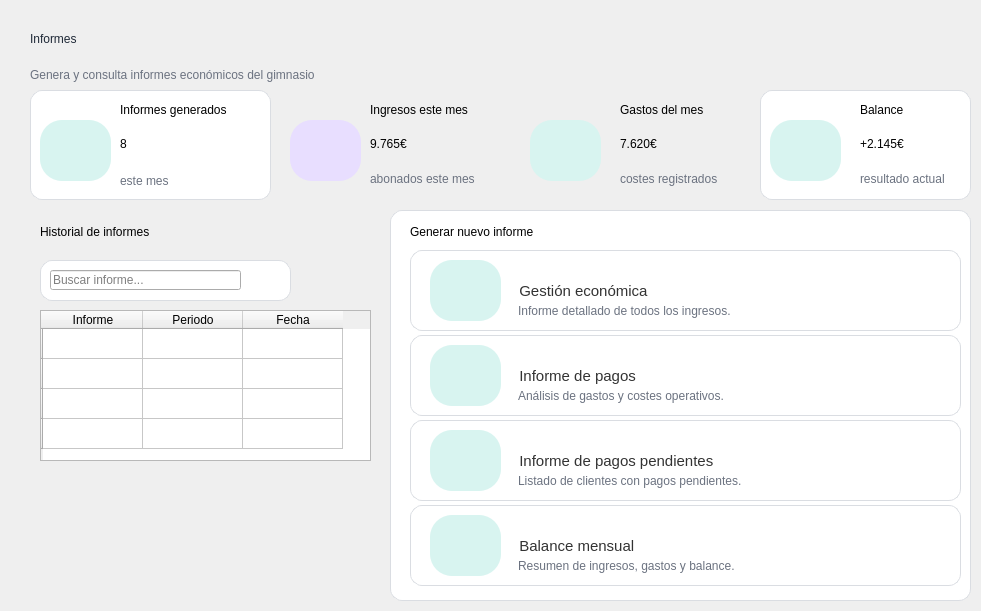
   <widget class="QFrame" name="frameContenido">
    <property name="geometry">
     <rect>
      <x>220</x>
      <y>90</y>
      <width>981</width>
      <height>611</height>
     </rect>
    </property>
    <property name="frameShape">
     <enum>QFrame::NoFrame</enum>
    </property>
    <widget class="QLabel" name="lblBienvenida">
     <property name="geometry">
      <rect>
       <x>30</x>
       <y>22</y>
       <width>300</width>
       <height>34</height>
      </rect>
     </property>
     <property name="styleSheet">
      <string notr="true">font:bold 20pt &quot;Segoe UI&quot;; color:#1F2937;</string>
     </property>
     <property name="text">
      <string>Informes</string>
     </property>
    </widget>
    <widget class="QLabel" name="lblResumen">
     <property name="geometry">
      <rect>
       <x>30</x>
       <y>65</y>
       <width>470</width>
       <height>20</height>
      </rect>
     </property>
     <property name="styleSheet">
      <string notr="true">font:9pt &quot;Segoe UI&quot;; color:#6B7280;</string>
     </property>
     <property name="text">
      <string>Genera y consulta informes económicos del gimnasio</string>
     </property>
    </widget>
    <widget class="QFrame" name="card3">
     <property name="geometry">
      <rect>
       <x>280</x>
       <y>90</y>
       <width>231</width>
       <height>110</height>
      </rect>
     </property>
     <widget class="QLabel" name="lblIconCal">
      <property name="geometry">
       <rect>
        <x>10</x>
        <y>30</y>
        <width>71</width>
        <height>61</height>
       </rect>
      </property>
      <property name="styleSheet">
       <string notr="true">background-color:#E8DEFF; border-radius:22px; font:17pt &quot;Segoe UI Emoji&quot;;</string>
      </property>
      <property name="text">
       <string/>
      </property>
     </widget>
     <widget class="QLabel" name="lblTituloasistencia">
      <property name="geometry">
       <rect>
        <x>90</x>
        <y>10</y>
        <width>131</width>
        <height>20</height>
       </rect>
      </property>
      <property name="styleSheet">
       <string notr="true">font:bold 11pt &quot;Segoe UI&quot;;</string>
      </property>
      <property name="text">
       <string>Ingresos este mes</string>
      </property>
     </widget>
     <widget class="QLabel" name="labelNumAsistencias">
      <property name="geometry">
       <rect>
        <x>90</x>
        <y>40</y>
        <width>131</width>
        <height>28</height>
       </rect>
      </property>
      <property name="styleSheet">
       <string notr="true">font:bold 20pt &quot;Segoe UI&quot;;color: rgb(0, 0, 0)</string>
      </property>
      <property name="text">
       <string>9.765€</string>
      </property>
     </widget>
     <widget class="QLabel" name="lblSubAs_2">
      <property name="geometry">
       <rect>
        <x>90</x>
        <y>80</y>
        <width>111</width>
        <height>18</height>
       </rect>
      </property>
      <property name="styleSheet">
       <string notr="true">color:#6B7280; font:9pt &quot;Segoe UI&quot;;</string>
      </property>
      <property name="text">
       <string>abonados este mes</string>
      </property>
     </widget>
     <widget class="QLabel" name="label_19">
      <property name="geometry">
       <rect>
        <x>25</x>
        <y>40</y>
        <width>41</width>
        <height>41</height>
       </rect>
      </property>
      <property name="text">
       <string/>
      </property>
      <property name="pixmap">
       <pixmap>./src/vista/imagenes/caja-registradora.png</pixmap>
      </property>
      <property name="scaledContents">
       <bool>true</bool>
      </property>
     </widget>
    </widget>
    <widget class="QFrame" name="card4">
     <property name="geometry">
      <rect>
       <x>520</x>
       <y>90</y>
       <width>231</width>
       <height>110</height>
      </rect>
     </property>
     <widget class="QLabel" name="lblIconAs">
      <property name="geometry">
       <rect>
        <x>10</x>
        <y>30</y>
        <width>71</width>
        <height>61</height>
       </rect>
      </property>
      <property name="styleSheet">
       <string notr="true">background-color:#D8F4F0; color:#18B7A5; border-radius:22px; font:bold 20pt &quot;Segoe UI&quot;;</string>
      </property>
      <property name="text">
       <string/>
      </property>
     </widget>
     <widget class="QLabel" name="lblTituloocupacion">
      <property name="geometry">
       <rect>
        <x>100</x>
        <y>10</y>
        <width>151</width>
        <height>20</height>
       </rect>
      </property>
      <property name="styleSheet">
       <string notr="true">font:bold 11pt &quot;Segoe UI&quot;;</string>
      </property>
      <property name="text">
       <string>Gastos del mes</string>
      </property>
     </widget>
     <widget class="QLabel" name="lblPorcentajeOcupacion">
      <property name="geometry">
       <rect>
        <x>100</x>
        <y>40</y>
        <width>111</width>
        <height>28</height>
       </rect>
      </property>
      <property name="styleSheet">
       <string notr="true">font:bold 20pt &quot;Segoe UI&quot;; color:black;</string>
      </property>
      <property name="text">
       <string>7.620€</string>
      </property>
     </widget>
     <widget class="QLabel" name="lblSubAs">
      <property name="geometry">
       <rect>
        <x>100</x>
        <y>80</y>
        <width>131</width>
        <height>18</height>
       </rect>
      </property>
      <property name="styleSheet">
       <string notr="true">color:#6B7280; font:9pt &quot;Segoe UI&quot;;</string>
      </property>
      <property name="text">
       <string>costes registrados</string>
      </property>
     </widget>
     <widget class="QLabel" name="label_7">
      <property name="geometry">
       <rect>
        <x>25</x>
        <y>40</y>
        <width>41</width>
        <height>41</height>
       </rect>
      </property>
      <property name="text">
       <string/>
      </property>
      <property name="pixmap">
       <pixmap>../imagenes/euro.png</pixmap>
      </property>
      <property name="scaledContents">
       <bool>true</bool>
      </property>
     </widget>
    </widget>
    <widget class="QFrame" name="cardTabla">
     <property name="geometry">
      <rect>
       <x>30</x>
       <y>210</y>
       <width>351</width>
       <height>271</height>
      </rect>
     </property>
     <widget class="QLabel" name="lblTituloTabla">
      <property name="geometry">
       <rect>
        <x>10</x>
        <y>10</y>
        <width>301</width>
        <height>24</height>
       </rect>
      </property>
      <property name="styleSheet">
       <string notr="true">font:bold 15pt &quot;Segoe UI&quot;;</string>
      </property>
      <property name="text">
       <string>Historial de informes</string>
      </property>
     </widget>
     <widget class="QTableWidget" name="tableWidget_2">
      <property name="geometry">
       <rect>
        <x>10</x>
        <y>100</y>
        <width>331</width>
        <height>151</height>
       </rect>
      </property>
      <row>
       <property name="text">
        <string/>
       </property>
      </row>
      <row>
       <property name="text">
        <string/>
       </property>
      </row>
      <row>
       <property name="text">
        <string/>
       </property>
      </row>
      <row>
       <property name="text">
        <string/>
       </property>
      </row>
      <column>
       <property name="text">
        <string>Informe</string>
       </property>
      </column>
      <column>
       <property name="text">
        <string>Periodo</string>
       </property>
      </column>
      <column>
       <property name="text">
        <string>Fecha</string>
       </property>
      </column>
     </widget>
     <widget class="QFrame" name="card1_4">
      <property name="geometry">
       <rect>
        <x>10</x>
        <y>50</y>
        <width>251</width>
        <height>41</height>
       </rect>
      </property>
      <property name="styleSheet">
       <string notr="true">#card1_4{
    background-color: #FFFFFF;
    border: 1px solid #DADDE2;
    border-radius: 12px;
}</string>
      </property>
      <widget class="QLineEdit" name="lineEdit_2">
       <property name="geometry">
        <rect>
         <x>10</x>
         <y>10</y>
         <width>191</width>
         <height>20</height>
        </rect>
       </property>
       <property name="text">
        <string/>
       </property>
       <property name="placeholderText">
        <string>Buscar informe...</string>
       </property>
      </widget>
      <widget class="QLabel" name="label_16">
       <property name="geometry">
        <rect>
         <x>220</x>
         <y>10</y>
         <width>21</width>
         <height>21</height>
        </rect>
       </property>
       <property name="text">
        <string/>
       </property>
       <property name="pixmap">
        <pixmap>../imagenes/lupa.png</pixmap>
       </property>
       <property name="scaledContents">
        <bool>true</bool>
       </property>
      </widget>
     </widget>
    </widget>
    <widget class="QFrame" name="card2_2">
     <property name="geometry">
      <rect>
       <x>30</x>
       <y>90</y>
       <width>241</width>
       <height>110</height>
      </rect>
     </property>
     <property name="styleSheet">
      <string notr="true">#card2_2 {
    background-color: #FFFFFF;
    border: 1px solid #DADDE2;
    border-radius: 12px;
}</string>
     </property>
     <widget class="QLabel" name="lblTituloproxclase_2">
      <property name="geometry">
       <rect>
        <x>90</x>
        <y>10</y>
        <width>151</width>
        <height>20</height>
       </rect>
      </property>
      <property name="styleSheet">
       <string notr="true">font:bold 11pt &quot;Segoe UI&quot;;</string>
      </property>
      <property name="text">
       <string>Informes generados</string>
      </property>
     </widget>
     <widget class="QLabel" name="labelNumClases">
      <property name="geometry">
       <rect>
        <x>90</x>
        <y>40</y>
        <width>95</width>
        <height>28</height>
       </rect>
      </property>
      <property name="styleSheet">
       <string notr="true">font:bold 20pt &quot;Segoe UI&quot;;color: rgb(0, 0, 0)</string>
      </property>
      <property name="text">
       <string>8</string>
      </property>
     </widget>
     <widget class="QLabel" name="labelHora_2">
      <property name="geometry">
       <rect>
        <x>90</x>
        <y>80</y>
        <width>131</width>
        <height>21</height>
       </rect>
      </property>
      <property name="styleSheet">
       <string notr="true">color:#6B7280; font:9pt &quot;Segoe UI&quot;;</string>
      </property>
      <property name="text">
       <string>este mes</string>
      </property>
     </widget>
     <widget class="QLabel" name="lblIconAs_2">
      <property name="geometry">
       <rect>
        <x>10</x>
        <y>30</y>
        <width>71</width>
        <height>61</height>
       </rect>
      </property>
      <property name="styleSheet">
       <string notr="true">background-color:#D8F4F0; color:#18B7A5; border-radius:22px; font:bold 20pt &quot;Segoe UI&quot;;</string>
      </property>
      <property name="text">
       <string/>
      </property>
     </widget>
     <widget class="QLabel" name="label_9">
      <property name="geometry">
       <rect>
        <x>28</x>
        <y>40</y>
        <width>41</width>
        <height>41</height>
       </rect>
      </property>
      <property name="text">
       <string/>
      </property>
      <property name="pixmap">
       <pixmap>../imagenes/plan-de-accion.png</pixmap>
      </property>
      <property name="scaledContents">
       <bool>true</bool>
      </property>
     </widget>
    </widget>
    <widget class="QLabel" name="label_17">
     <property name="geometry">
      <rect>
       <x>280</x>
       <y>480</y>
       <width>47</width>
       <height>13</height>
      </rect>
     </property>
     <property name="text">
      <string/>
     </property>
    </widget>
    <widget class="QLabel" name="label_18">
     <property name="geometry">
      <rect>
       <x>-160</x>
       <y>0</y>
       <width>1391</width>
       <height>621</height>
      </rect>
     </property>
     <property name="styleSheet">
      <string notr="true">image:url(./src/vista/imagenes/reborde_ola.png)</string>
     </property>
     <property name="text">
      <string/>
     </property>
    </widget>
    <widget class="QFrame" name="card2_3">
     <property name="geometry">
      <rect>
       <x>390</x>
       <y>210</y>
       <width>581</width>
       <height>391</height>
      </rect>
     </property>
     <property name="styleSheet">
      <string notr="true">#card2_3 {
    background-color: #FFFFFF;
    border: 1px solid #DADDE2;
    border-radius: 12px;
}</string>
     </property>
     <widget class="QLabel" name="lblTituloTabla_2">
      <property name="geometry">
       <rect>
        <x>20</x>
        <y>10</y>
        <width>301</width>
        <height>24</height>
       </rect>
      </property>
      <property name="styleSheet">
       <string notr="true">font:bold 15pt &quot;Segoe UI&quot;;</string>
      </property>
      <property name="text">
       <string>Generar nuevo informe</string>
      </property>
     </widget>
     <widget class="QFrame" name="card2_4">
      <property name="geometry">
       <rect>
        <x>20</x>
        <y>40</y>
        <width>551</width>
        <height>81</height>
       </rect>
      </property>
      <property name="styleSheet">
       <string notr="true">#card2_4 {
    background-color: #FFFFFF;
    border: 1px solid #DADDE2;
    border-radius: 12px;
}</string>
      </property>
      <widget class="QLabel" name="label_13">
       <property name="geometry">
        <rect>
         <x>40</x>
         <y>20</y>
         <width>41</width>
         <height>41</height>
        </rect>
       </property>
       <property name="text">
        <string/>
       </property>
       <property name="pixmap">
        <pixmap>../imagenes/plan-de-accion.png</pixmap>
       </property>
       <property name="scaledContents">
        <bool>true</bool>
       </property>
      </widget>
      <widget class="QPushButton" name="btnOcupacion_2">
       <property name="geometry">
        <rect>
         <x>10</x>
         <y>10</y>
         <width>531</width>
         <height>61</height>
        </rect>
       </property>
       <property name="font">
        <font>
         <family>Segoe UI</family>
         <pointsize>11</pointsize>
        </font>
       </property>
       <property name="styleSheet">
        <string notr="true">QPushButton {
    background-color: transparent;
    border: none;
    border-radius: 8px;
    padding: 8px 12px;
    text-align: left;
    color: #333333;
}

QPushButton:hover {
    background-color: #E8F8F5;
}

QPushButton:checked {
    background-color: #DDF7F3;
    color: #333333;
    font-weight: bold;
}</string>
       </property>
       <property name="text">
        <string>                     Gestión económica</string>
       </property>
       <property name="flat">
        <bool>true</bool>
       </property>
      </widget>
      <widget class="QLabel" name="lblIconAs_3">
       <property name="geometry">
        <rect>
         <x>20</x>
         <y>10</y>
         <width>71</width>
         <height>61</height>
        </rect>
       </property>
       <property name="styleSheet">
        <string notr="true">background-color:#D8F4F0; color:#18B7A5; border-radius:22px; font:bold 20pt &quot;Segoe UI&quot;;</string>
       </property>
       <property name="text">
        <string/>
       </property>
      </widget>
      <widget class="QLabel" name="labelHora_3">
       <property name="geometry">
        <rect>
         <x>108</x>
         <y>50</y>
         <width>321</width>
         <height>21</height>
        </rect>
       </property>
       <property name="styleSheet">
        <string notr="true">color:#6B7280; font:9pt &quot;Segoe UI&quot;;</string>
       </property>
       <property name="text">
        <string>Informe detallado de todos los ingresos.</string>
       </property>
      </widget>
      <zorder>btnOcupacion_2</zorder>
      <zorder>lblIconAs_3</zorder>
      <zorder>label_13</zorder>
      <zorder>labelHora_3</zorder>
     </widget>
     <widget class="QFrame" name="card2_5">
      <property name="geometry">
       <rect>
        <x>20</x>
        <y>125</y>
        <width>551</width>
        <height>81</height>
       </rect>
      </property>
      <property name="styleSheet">
       <string notr="true">#card2_5 {
    background-color: #FFFFFF;
    border: 1px solid #DADDE2;
    border-radius: 12px;
}</string>
      </property>
      <widget class="QLabel" name="label_15">
       <property name="geometry">
        <rect>
         <x>40</x>
         <y>20</y>
         <width>41</width>
         <height>41</height>
        </rect>
       </property>
       <property name="text">
        <string/>
       </property>
       <property name="pixmap">
        <pixmap>../imagenes/plan-de-accion.png</pixmap>
       </property>
       <property name="scaledContents">
        <bool>true</bool>
       </property>
      </widget>
      <widget class="QPushButton" name="btnOcupacion_3">
       <property name="geometry">
        <rect>
         <x>10</x>
         <y>10</y>
         <width>531</width>
         <height>61</height>
        </rect>
       </property>
       <property name="font">
        <font>
         <family>Segoe UI</family>
         <pointsize>11</pointsize>
        </font>
       </property>
       <property name="styleSheet">
        <string notr="true">QPushButton {
    background-color: transparent;
    border: none;
    border-radius: 8px;
    padding: 8px 12px;
    text-align: left;
    color: #333333;
}

QPushButton:hover {
    background-color: #E8F8F5;
}

QPushButton:checked {
    background-color: #DDF7F3;
    color: #333333;
    font-weight: bold;
}</string>
       </property>
       <property name="text">
        <string>                     Informe de pagos</string>
       </property>
       <property name="flat">
        <bool>true</bool>
       </property>
      </widget>
      <widget class="QLabel" name="lblIconAs_4">
       <property name="geometry">
        <rect>
         <x>20</x>
         <y>10</y>
         <width>71</width>
         <height>61</height>
        </rect>
       </property>
       <property name="styleSheet">
        <string notr="true">background-color:#D8F4F0; color:#18B7A5; border-radius:22px; font:bold 20pt &quot;Segoe UI&quot;;</string>
       </property>
       <property name="text">
        <string/>
       </property>
      </widget>
      <widget class="QLabel" name="labelHora_4">
       <property name="geometry">
        <rect>
         <x>108</x>
         <y>50</y>
         <width>321</width>
         <height>21</height>
        </rect>
       </property>
       <property name="styleSheet">
        <string notr="true">color:#6B7280; font:9pt &quot;Segoe UI&quot;;</string>
       </property>
       <property name="text">
        <string>Análisis de gastos y costes operativos.</string>
       </property>
      </widget>
      <widget class="QLabel" name="label_20">
       <property name="geometry">
        <rect>
         <x>35</x>
         <y>20</y>
         <width>41</width>
         <height>41</height>
        </rect>
       </property>
       <property name="text">
        <string/>
       </property>
       <property name="pixmap">
        <pixmap>../imagenes/grafico.png</pixmap>
       </property>
       <property name="scaledContents">
        <bool>true</bool>
       </property>
      </widget>
     </widget>
     <widget class="QFrame" name="card2_7">
      <property name="geometry">
       <rect>
        <x>20</x>
        <y>210</y>
        <width>551</width>
        <height>81</height>
       </rect>
      </property>
      <property name="styleSheet">
       <string notr="true">#card2_7 {
    background-color: #FFFFFF;
    border: 1px solid #DADDE2;
    border-radius: 12px;
}</string>
      </property>
      <widget class="QLabel" name="label_23">
       <property name="geometry">
        <rect>
         <x>40</x>
         <y>20</y>
         <width>41</width>
         <height>41</height>
        </rect>
       </property>
       <property name="text">
        <string/>
       </property>
       <property name="pixmap">
        <pixmap>../imagenes/plan-de-accion.png</pixmap>
       </property>
       <property name="scaledContents">
        <bool>true</bool>
       </property>
      </widget>
      <widget class="QPushButton" name="btnOcupacion_5">
       <property name="geometry">
        <rect>
         <x>10</x>
         <y>10</y>
         <width>531</width>
         <height>61</height>
        </rect>
       </property>
       <property name="font">
        <font>
         <family>Segoe UI</family>
         <pointsize>11</pointsize>
        </font>
       </property>
       <property name="styleSheet">
        <string notr="true">QPushButton {
    background-color: transparent;
    border: none;
    border-radius: 8px;
    padding: 8px 12px;
    text-align: left;
    color: #333333;
}

QPushButton:hover {
    background-color: #E8F8F5;
}

QPushButton:checked {
    background-color: #DDF7F3;
    color: #333333;
    font-weight: bold;
}</string>
       </property>
       <property name="text">
        <string>                     Informe de pagos pendientes</string>
       </property>
       <property name="flat">
        <bool>true</bool>
       </property>
      </widget>
      <widget class="QLabel" name="lblIconAs_7">
       <property name="geometry">
        <rect>
         <x>20</x>
         <y>10</y>
         <width>71</width>
         <height>61</height>
        </rect>
       </property>
       <property name="styleSheet">
        <string notr="true">background-color:#D8F4F0; color:#18B7A5; border-radius:22px; font:bold 20pt &quot;Segoe UI&quot;;</string>
       </property>
       <property name="text">
        <string/>
       </property>
      </widget>
      <widget class="QLabel" name="labelHora_6">
       <property name="geometry">
        <rect>
         <x>108</x>
         <y>50</y>
         <width>321</width>
         <height>21</height>
        </rect>
       </property>
       <property name="styleSheet">
        <string notr="true">color:#6B7280; font:9pt &quot;Segoe UI&quot;;</string>
       </property>
       <property name="text">
        <string>Listado de clientes con pagos pendientes.</string>
       </property>
      </widget>
      <widget class="QLabel" name="label_21">
       <property name="geometry">
        <rect>
         <x>35</x>
         <y>20</y>
         <width>41</width>
         <height>41</height>
        </rect>
       </property>
       <property name="text">
        <string/>
       </property>
       <property name="pixmap">
        <pixmap>../imagenes/informe-de-negocio.png</pixmap>
       </property>
       <property name="scaledContents">
        <bool>true</bool>
       </property>
      </widget>
     </widget>
     <widget class="QFrame" name="card2_8">
      <property name="geometry">
       <rect>
        <x>20</x>
        <y>295</y>
        <width>551</width>
        <height>81</height>
       </rect>
      </property>
      <property name="styleSheet">
       <string notr="true">#card2_8 {
    background-color: #FFFFFF;
    border: 1px solid #DADDE2;
    border-radius: 12px;
}</string>
      </property>
      <widget class="QLabel" name="label_24">
       <property name="geometry">
        <rect>
         <x>40</x>
         <y>20</y>
         <width>41</width>
         <height>41</height>
        </rect>
       </property>
       <property name="text">
        <string/>
       </property>
       <property name="pixmap">
        <pixmap>../imagenes/plan-de-accion.png</pixmap>
       </property>
       <property name="scaledContents">
        <bool>true</bool>
       </property>
      </widget>
      <widget class="QPushButton" name="btnOcupacion_6">
       <property name="geometry">
        <rect>
         <x>10</x>
         <y>10</y>
         <width>531</width>
         <height>61</height>
        </rect>
       </property>
       <property name="font">
        <font>
         <family>Segoe UI</family>
         <pointsize>11</pointsize>
        </font>
       </property>
       <property name="styleSheet">
        <string notr="true">QPushButton {
    background-color: transparent;
    border: none;
    border-radius: 8px;
    padding: 8px 12px;
    text-align: left;
    color: #333333;
}

QPushButton:hover {
    background-color: #E8F8F5;
}

QPushButton:checked {
    background-color: #DDF7F3;
    color: #333333;
    font-weight: bold;
}</string>
       </property>
       <property name="text">
        <string>                     Balance mensual</string>
       </property>
       <property name="flat">
        <bool>true</bool>
       </property>
      </widget>
      <widget class="QLabel" name="lblIconAs_8">
       <property name="geometry">
        <rect>
         <x>20</x>
         <y>10</y>
         <width>71</width>
         <height>61</height>
        </rect>
       </property>
       <property name="styleSheet">
        <string notr="true">background-color:#D8F4F0; color:#18B7A5; border-radius:22px; font:bold 20pt &quot;Segoe UI&quot;;</string>
       </property>
       <property name="text">
        <string/>
       </property>
      </widget>
      <widget class="QLabel" name="labelHora_7">
       <property name="geometry">
        <rect>
         <x>108</x>
         <y>50</y>
         <width>321</width>
         <height>21</height>
        </rect>
       </property>
       <property name="styleSheet">
        <string notr="true">color:#6B7280; font:9pt &quot;Segoe UI&quot;;</string>
       </property>
       <property name="text">
        <string>Resumen de ingresos, gastos y balance.</string>
       </property>
      </widget>
      <widget class="QLabel" name="label_22">
       <property name="geometry">
        <rect>
         <x>35</x>
         <y>20</y>
         <width>41</width>
         <height>41</height>
        </rect>
       </property>
       <property name="text">
        <string/>
       </property>
       <property name="pixmap">
        <pixmap>../imagenes/incrementar.png</pixmap>
       </property>
       <property name="scaledContents">
        <bool>true</bool>
       </property>
      </widget>
     </widget>
    </widget>
    <widget class="QFrame" name="card4_2">
     <property name="geometry">
      <rect>
       <x>760</x>
       <y>90</y>
       <width>211</width>
       <height>110</height>
      </rect>
     </property>
     <property name="styleSheet">
      <string notr="true">#card4_2 {
    background-color: #FFFFFF;
    border: 1px solid #DADDE2;
    border-radius: 12px;
}</string>
     </property>
     <widget class="QLabel" name="lblIconAs_5">
      <property name="geometry">
       <rect>
        <x>10</x>
        <y>30</y>
        <width>71</width>
        <height>61</height>
       </rect>
      </property>
      <property name="styleSheet">
       <string notr="true">background-color:#D8F4F0; color:#18B7A5; border-radius:22px; font:bold 20pt &quot;Segoe UI&quot;;</string>
      </property>
      <property name="text">
       <string/>
      </property>
     </widget>
     <widget class="QLabel" name="lblTituloocupacion_2">
      <property name="geometry">
       <rect>
        <x>100</x>
        <y>10</y>
        <width>151</width>
        <height>20</height>
       </rect>
      </property>
      <property name="styleSheet">
       <string notr="true">font:bold 11pt &quot;Segoe UI&quot;;</string>
      </property>
      <property name="text">
       <string>Balance</string>
      </property>
     </widget>
     <widget class="QLabel" name="lblPorcentajeOcupacion_2">
      <property name="geometry">
       <rect>
        <x>100</x>
        <y>40</y>
        <width>111</width>
        <height>28</height>
       </rect>
      </property>
      <property name="styleSheet">
       <string notr="true">font:bold 20pt &quot;Segoe UI&quot;; color:black;</string>
      </property>
      <property name="text">
       <string>+2.145€</string>
      </property>
     </widget>
     <widget class="QLabel" name="lblSubAs_3">
      <property name="geometry">
       <rect>
        <x>100</x>
        <y>80</y>
        <width>131</width>
        <height>18</height>
       </rect>
      </property>
      <property name="styleSheet">
       <string notr="true">color:#6B7280; font:9pt &quot;Segoe UI&quot;;</string>
      </property>
      <property name="text">
       <string>resultado actual</string>
      </property>
     </widget>
     <widget class="QLabel" name="label_14">
      <property name="geometry">
       <rect>
        <x>20</x>
        <y>42</y>
        <width>51</width>
        <height>41</height>
       </rect>
      </property>
      <property name="styleSheet">
       <string notr="true">image: url(./src/vista/imagenes/grafico-de-barras.png)</string>
      </property>
      <property name="text">
       <string/>
      </property>
     </widget>
    </widget>
    <zorder>label_18</zorder>
    <zorder>lblBienvenida</zorder>
    <zorder>lblResumen</zorder>
    <zorder>card3</zorder>
    <zorder>card4</zorder>
    <zorder>cardTabla</zorder>
    <zorder>card2_2</zorder>
    <zorder>label_17</zorder>
    <zorder>card2_3</zorder>
    <zorder>card4_2</zorder>
   </widget>
